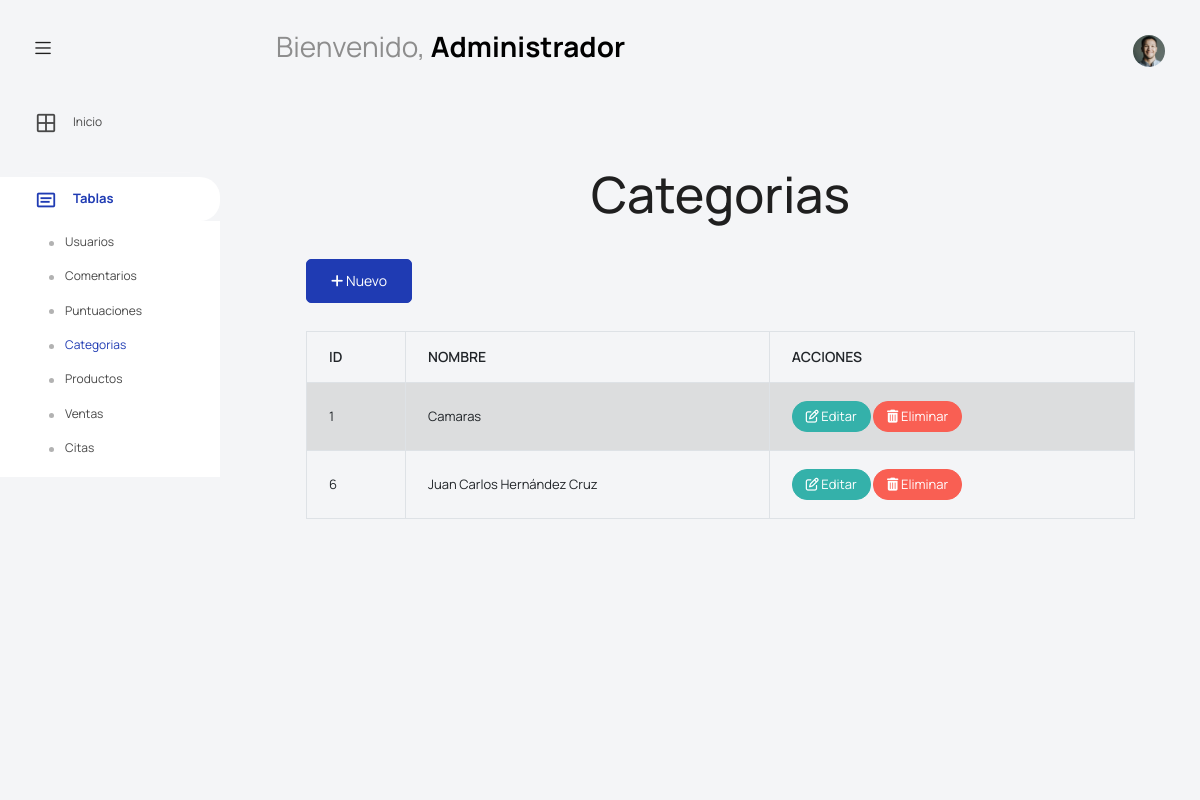
The app's page /vista/admin/categorias.php, older data.
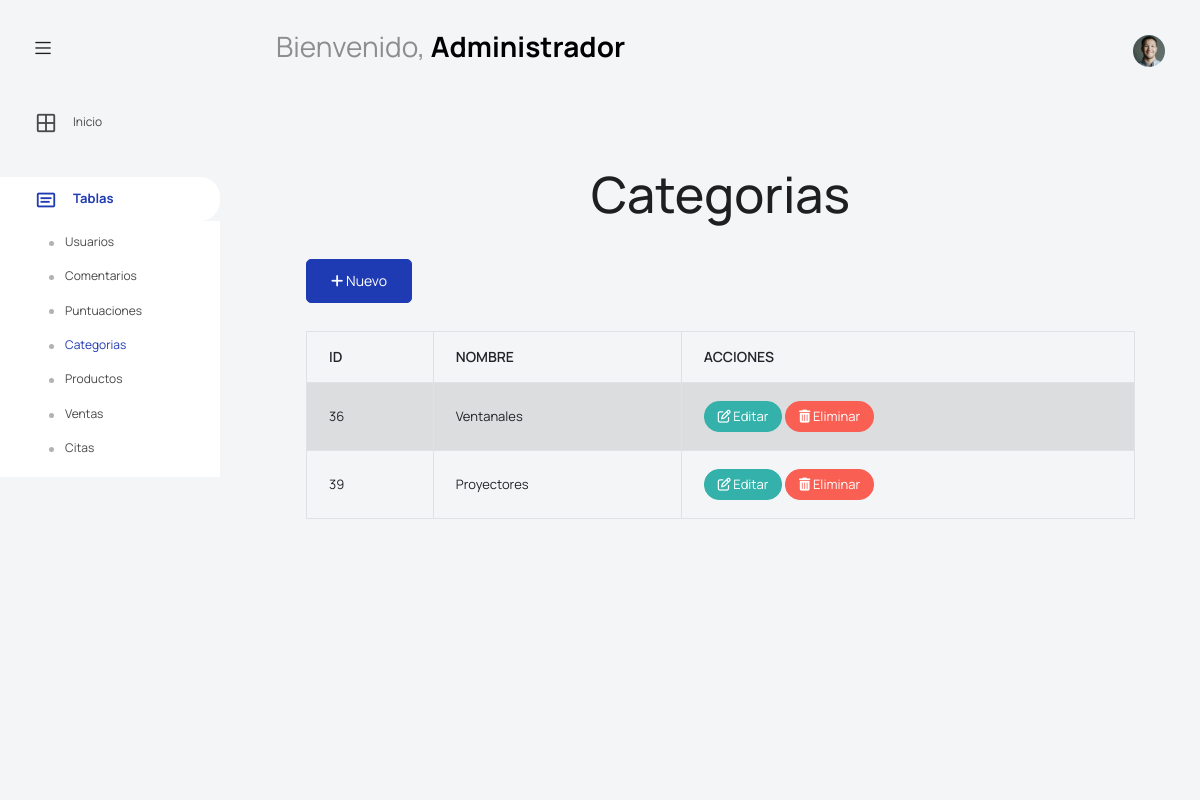
The same page, newer data.
### tables this page shows
CREATE TABLE `categorias` (
  `categoria_id` int(11) NOT NULL,
  `categoria_nombre` varchar(65) NOT NULL
);

### vista/admin/categorias.php (the view, shortened to what this page needs)
<!DOCTYPE html>
<html lang="en">
<head>
  <link href="bootstrap.minC.css" rel="stylesheet">
  <link rel="stylesheet" href="../recursos/">
  <link rel="stylesheet" href="../recursos/vendors/feather/feather.css">
  <link rel="stylesheet" href="../recursos/vendors/mdi/css/materialdesignicons.min.css">
  <link rel="stylesheet" href="../recursos/vendors/ti-icons/css/themify-icons.css">
  <link rel="stylesheet" href="../recursos/vendors/typicons/typicons.css">
  <link rel="stylesheet" href="../recursos/vendors/simple-line-icons/css/simple-line-icons.css">
  <link rel="stylesheet" href="../recursos/vendors/css/vendor.bundle.base.css">
  <link rel="stylesheet" href="../recursos/vendors/datatables.net-bs4/dataTables.bootstrap4.css">
  <link rel="stylesheet" href="../recursos/js1/select.dataTables.min.css">
  <link rel="stylesheet" href="../recursos/css/vertical-layout-light/style.css">
  <link href="https://cdn.jsdelivr.net/npm/remixicon@3.5.0/fonts/remixicon.css" rel="stylesheet" />
</head>
<body>
  <div class="container-scroller">
    <?php
    include "../modulos/barra.php";
    ?>
    <div class="container-fluid page-body-wrapper">
      <?php
      include "../modulos/lateral.php";
      ?>
      <div class="main-panel">
        <div class="content-wrapper">
          <div class="row">
            <div class="col-sm-12">
              <div class="home-tab">
                <div class="tab-content tab-content-basic">
                </div>
              </div>
            </div>
            <main>
              <div class="container">
                <h1 class="page-header text-center">Categorias</h1>
                <div class="row">
                  <div class="col-sm-12">
                    <a href="#addNew" class="btn btn-primary" data-toggle="modal" style="margin-bottom: 8px;"><span class="fa fa-plus"></span> Nuevo</a>
                    <table class="table table-bordered table-striped" id="MiAgenda" style="margin-top:20px;">
                      <thead>
                        <th>ID</th>
                        <th>NOMBRE</th>
                        <th>ACCIONES</th>
                      </thead>
                      <tbody>
                        <?php
                        $database = new ConectarDB();
                        $db = $database->open();
                        try {
                          $sql = 'SELECT * FROM categorias';
                          foreach ($db->query($sql) as $row) {
                        ?>
                            <tr>
                              <td><?php echo $row['categoria_id']; ?></td>
                              <td><?php echo $row['categoria_nombre']; ?></td>
                              <td><a href="#editC_<?php echo $row['categoria_id']; ?>" class="btn btn-success btn-sm" data-toggle="modal"><span class="fa fa-edit"></span> Editar</a>
                                <a href="#deleteC_<?php echo $row['categoria_id']; ?>" class="btn btn-danger btn-sm" data-toggle="modal"><span class="fa fa-trash"></span> Eliminar</a>
                              </td>
                            </tr>
                        <?php
                          }
                        } catch (PDOException $e) {
                          echo 'Hay probleas con la conexion : ' . $e->getmessage();
                        }
                        ?>
                      </tbody>
                    </table>
                  </div>
                </div>
              </div>
            </main>
          </div>
        </div>
      </div>
</body>
</html>

Row changes from the older to the newer data that the page shows:
removed categorias: categoria_id "1", categoria_nombre "Camaras"
removed categorias: categoria_id "6", categoria_nombre "Juan Carlos Hernández Cruz"
added categorias: categoria_id "36", categoria_nombre "Ventanales"
added categorias: categoria_id "39", categoria_nombre "Proyectores"
